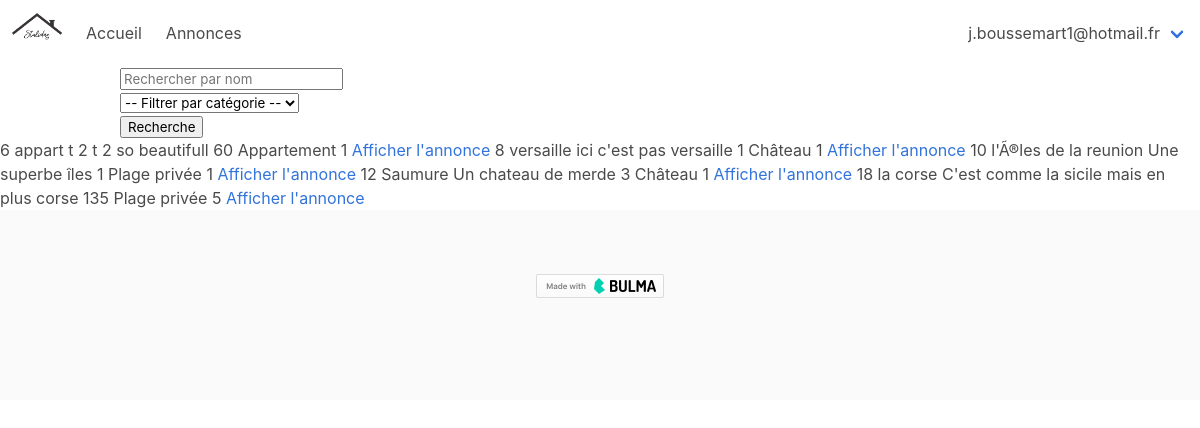
/Annonces.php (signed in), run on the app's committed database.
### tables this page shows
CREATE TABLE IF NOT EXISTS `annonces` (
  `ad_id` int(11) NOT NULL AUTO_INCREMENT,
  `title` varchar(255) NOT NULL,
  `content` text NOT NULL,
  `address` varchar(255) NOT NULL,
  `city` varchar(255) DEFAULT NULL,
  `price` int(11) NOT NULL,
  `images` varchar(255) DEFAULT NULL,
  `author` int(11) NOT NULL,
  `category_id` int(11) NOT NULL,
  PRIMARY KEY (`ad_id`),
  KEY `author_fk` (`author`),
  KEY `category_fk` (`category_id`)
);

CREATE TABLE IF NOT EXISTS `categories` (
  `categories_id` int(11) NOT NULL AUTO_INCREMENT,
  `categories_name` varchar(255) NOT NULL,
  PRIMARY KEY (`categories_id`)
);

### includes/functions.php (the view, shortened to what this page needs)
<?php
require 'includes/config.php';
function affichageProduits()
{
    global $conn;
    $sth = $conn->prepare("SELECT p.*,c.categories_name FROM annonces AS p LEFT JOIN categories AS c ON p.category_id = c.categories_id");
    $sth->execute();
    $products = $sth->fetchAll(PDO::FETCH_ASSOC);
    foreach ($products as $product) {
?>
        <tr>
            <th scope="row"><?php echo $product['ad_id']; ?>
            </th>
            <td><?php echo $product['title']; ?>
            </td>
            <td><?php echo $product['content']; ?>
            </td>
            <td><?php echo $product['price']; ?>
            </td>
            <td><?php echo $product['categories_name']; ?>
            </td>
            <td><?php echo $product['author']; ?>
            </td>
            <td> <a href="annonce.php?id=<?php echo $product['ad_id']; ?>">Afficher
                    l'annonce</a>
            </td>
        </tr>
    <?php
    }
}
    ?>

### data on the page
annonces: ad_id "6", title "appart t 2", content "t 2 so beautifull", price "60", category.categories_name "Appartement", author "1"
annonces: ad_id "8", title "versaille", content "ici c'est pas versaille", price "1", category.categories_name "Château", author "1"
annonces: ad_id "10", title "l'Ã®les de la reunion", content "Une superbe îles", price "1", category.categories_name "Plage privée", author "1"
annonces: ad_id "12", title "Saumure", content "Un chateau de merde", price "3", category.categories_name "Château", author "1"
annonces: ad_id "18", title "la corse", content "C'est comme la sicile mais en plus corse", price "135", category.categories_name "Plage privée", author "5"

### other printed values
$_SESSION['email'] "j.boussemart1@hotmail.fr"
